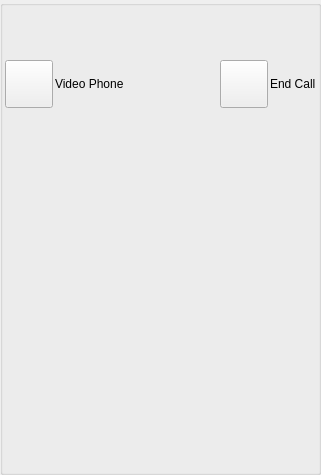
<?xml version="1.0" encoding="UTF-8"?>
<ui version="4.0">
 <class>AppletPeerVideoPhoneUi</class>
 <widget class="QWidget" name="AppletPeerVideoPhoneUi">
  <property name="geometry">
   <rect>
    <x>0</x>
    <y>0</y>
    <width>321</width>
    <height>475</height>
   </rect>
  </property>
  <property name="sizePolicy">
   <sizepolicy hsizetype="Expanding" vsizetype="Expanding">
    <horstretch>0</horstretch>
    <verstretch>0</verstretch>
   </sizepolicy>
  </property>
  <property name="windowTitle">
   <string>Dialog</string>
  </property>
  <layout class="QGridLayout" name="gridLayout">
   <property name="leftMargin">
    <number>0</number>
   </property>
   <property name="topMargin">
    <number>0</number>
   </property>
   <property name="rightMargin">
    <number>0</number>
   </property>
   <property name="bottomMargin">
    <number>0</number>
   </property>
   <property name="spacing">
    <number>0</number>
   </property>
   <item row="0" column="0">
    <widget class="QGroupBox" name="StyledDlgItemsBox">
     <property name="sizePolicy">
      <sizepolicy hsizetype="Expanding" vsizetype="Expanding">
       <horstretch>0</horstretch>
       <verstretch>0</verstretch>
      </sizepolicy>
     </property>
     <property name="minimumSize">
      <size>
       <width>0</width>
       <height>0</height>
      </size>
     </property>
     <property name="title">
      <string/>
     </property>
     <layout class="QVBoxLayout" name="verticalLayout_2">
      <property name="spacing">
       <number>2</number>
      </property>
      <property name="leftMargin">
       <number>2</number>
      </property>
      <property name="topMargin">
       <number>2</number>
      </property>
      <property name="rightMargin">
       <number>2</number>
      </property>
      <property name="bottomMargin">
       <number>2</number>
      </property>
      <item>
       <widget class="IdentWidget" name="m_FriendIdentWidget" native="true">
        <property name="sizePolicy">
         <sizepolicy hsizetype="Preferred" vsizetype="Fixed">
          <horstretch>0</horstretch>
          <verstretch>0</verstretch>
         </sizepolicy>
        </property>
        <property name="minimumSize">
         <size>
          <width>0</width>
          <height>50</height>
         </size>
        </property>
        <property name="maximumSize">
         <size>
          <width>16777215</width>
          <height>50</height>
         </size>
        </property>
       </widget>
      </item>
      <item>
       <layout class="QHBoxLayout" name="horizontalLayout">
        <item>
         <widget class="VxPushButton" name="m_PermissionButton">
          <property name="minimumSize">
           <size>
            <width>48</width>
            <height>48</height>
           </size>
          </property>
          <property name="maximumSize">
           <size>
            <width>48</width>
            <height>48</height>
           </size>
          </property>
          <property name="text">
           <string notr="true"/>
          </property>
          <property name="iconSize">
           <size>
            <width>48</width>
            <height>48</height>
           </size>
          </property>
         </widget>
        </item>
        <item>
         <widget class="QLabel" name="m_PermissionLabel">
          <property name="sizePolicy">
           <sizepolicy hsizetype="Preferred" vsizetype="Preferred">
            <horstretch>0</horstretch>
            <verstretch>0</verstretch>
           </sizepolicy>
          </property>
          <property name="text">
           <string>Video Phone </string>
          </property>
         </widget>
        </item>
        <item>
         <widget class="QLabel" name="m_StateText">
          <property name="sizePolicy">
           <sizepolicy hsizetype="Expanding" vsizetype="Preferred">
            <horstretch>0</horstretch>
            <verstretch>0</verstretch>
           </sizepolicy>
          </property>
          <property name="text">
           <string/>
          </property>
          <property name="alignment">
           <set>Qt::AlignCenter</set>
          </property>
         </widget>
        </item>
        <item>
         <widget class="VxPushButton" name="m_HangUpButton">
          <property name="sizePolicy">
           <sizepolicy hsizetype="Fixed" vsizetype="Fixed">
            <horstretch>0</horstretch>
            <verstretch>0</verstretch>
           </sizepolicy>
          </property>
          <property name="minimumSize">
           <size>
            <width>48</width>
            <height>48</height>
           </size>
          </property>
          <property name="maximumSize">
           <size>
            <width>48</width>
            <height>48</height>
           </size>
          </property>
          <property name="text">
           <string notr="true"/>
          </property>
          <property name="iconSize">
           <size>
            <width>48</width>
            <height>48</height>
           </size>
          </property>
         </widget>
        </item>
        <item>
         <widget class="QLabel" name="m_HangupLabel">
          <property name="sizePolicy">
           <sizepolicy hsizetype="Minimum" vsizetype="Preferred">
            <horstretch>0</horstretch>
            <verstretch>0</verstretch>
           </sizepolicy>
          </property>
          <property name="text">
           <string>End Call</string>
          </property>
         </widget>
        </item>
       </layout>
      </item>
      <item>
       <widget class="VidWidget" name="m_CamVidWidget" native="true">
        <property name="sizePolicy">
         <sizepolicy hsizetype="Preferred" vsizetype="Expanding">
          <horstretch>0</horstretch>
          <verstretch>0</verstretch>
         </sizepolicy>
        </property>
       </widget>
      </item>
      <item>
       <widget class="InstMsgWidget" name="m_InstMsgWidget" native="true">
        <property name="sizePolicy">
         <sizepolicy hsizetype="Preferred" vsizetype="Expanding">
          <horstretch>0</horstretch>
          <verstretch>0</verstretch>
         </sizepolicy>
        </property>
       </widget>
      </item>
     </layout>
    </widget>
   </item>
  </layout>
 </widget>
 <customwidgets>
  <customwidget>
   <class>VxPushButton</class>
   <extends>QPushButton</extends>
   <header location="global">VxPushButton.h</header>
  </customwidget>
  <customwidget>
   <class>IdentWidget</class>
   <extends>QWidget</extends>
   <header location="global">IdentWidget.h</header>
   <container>1</container>
  </customwidget>
  <customwidget>
   <class>InstMsgWidget</class>
   <extends>QWidget</extends>
   <header>InstMsgWidget.h</header>
   <container>1</container>
  </customwidget>
  <customwidget>
   <class>VidWidget</class>
   <extends>QWidget</extends>
   <header location="global">VidWidget.h</header>
   <container>1</container>
  </customwidget>
 </customwidgets>
 <resources/>
 <connections/>
</ui>
